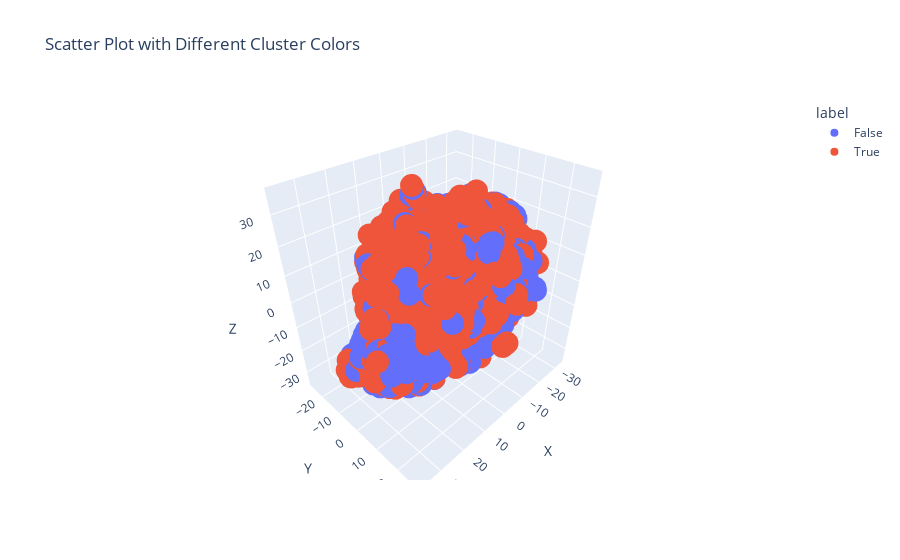

Notebook cell for this chart:
### Code cell
df_show3d = pd.DataFrame()
df_show3d["X"] = reduced_data[:, 0]
df_show3d["Y"] = reduced_data[:, 1]
df_show3d["Z"] = reduced_data[:, 2]
df_show3d["cluster"] = cluster_assignments
df_show3d["label"] = Y

colors = {
    0: 'red',
    1: 'blue',
    2: 'green'
}

df_show3d['color'] = df_show3d['cluster'].map(colors)

fig = px.scatter_3d(df_show3d, x='X', y='Y', z="Z", color='label', title='Scatter Plot with Different Cluster Colors')
fig.show()

### Figure 1 — Plotly figure (JSON) as saved in the notebook; plotly's stock layout.template omitted (floating-point values rounded to 4 significant figures; data arrays with more than 128 entries replaced by an {"elided": "..."} marker saying what was removed)
{"data": [{"hovertemplate": "label=False<br>X=%{x}<br>Y=%{y}<br>Z=%{z}<extra></extra>", "legendgroup": "False", "marker": {"color": "#636efa", "symbol": "circle"}, "mode": "markers", "name": "False", "scene": "scene", "showlegend": true, "type": "scatter3d", "x": {"elided": "2630 float values"}, "y": {"elided": "2630 float values"}, "z": {"elided": "2630 float values"}}, {"hovertemplate": "label=True<br>X=%{x}<br>Y=%{y}<br>Z=%{z}<extra></extra>", "legendgroup": "True", "marker": {"color": "#EF553B", "symbol": "circle"}, "mode": "markers", "name": "True", "scene": "scene", "showlegend": true, "type": "scatter3d", "x": {"elided": "2361 float values"}, "y": {"elided": "2361 float values"}, "z": {"elided": "2361 float values"}}], "layout": {"legend": {"title": {"text": "label"}, "tracegroupgap": 0}, "scene": {"domain": {"x": [0, 1], "y": [0, 1]}, "xaxis": {"title": {"text": "X"}}, "yaxis": {"title": {"text": "Y"}}, "zaxis": {"title": {"text": "Z"}}}, "title": {"text": "Scatter Plot with Different Cluster Colors"}}}
